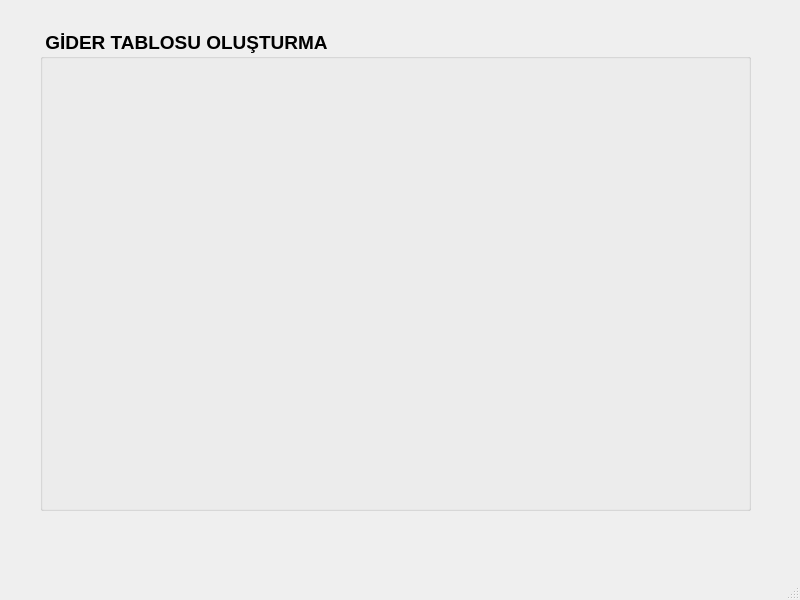
<?xml version="1.0" encoding="UTF-8"?>
<ui version="4.0">
 <class>MainWindow</class>
 <widget class="QMainWindow" name="MainWindow">
  <property name="geometry">
   <rect>
    <x>0</x>
    <y>0</y>
    <width>800</width>
    <height>600</height>
   </rect>
  </property>
  <property name="windowTitle">
   <string>MainWindow</string>
  </property>
  <widget class="QWidget" name="centralwidget">
   <widget class="QGroupBox" name="groupBox">
    <property name="geometry">
     <rect>
      <x>40</x>
      <y>30</y>
      <width>711</width>
      <height>481</height>
     </rect>
    </property>
    <property name="font">
     <font>
      <family>MS Sans Serif</family>
      <pointsize>14</pointsize>
      <weight>75</weight>
      <bold>true</bold>
     </font>
    </property>
    <property name="title">
     <string> GİDER TABLOSU OLUŞTURMA</string>
    </property>
   </widget>
  </widget>
  <widget class="QMenuBar" name="menubar">
   <property name="geometry">
    <rect>
     <x>0</x>
     <y>0</y>
     <width>800</width>
     <height>26</height>
    </rect>
   </property>
  </widget>
  <widget class="QStatusBar" name="statusbar"/>
 </widget>
 <resources/>
 <connections/>
</ui>
